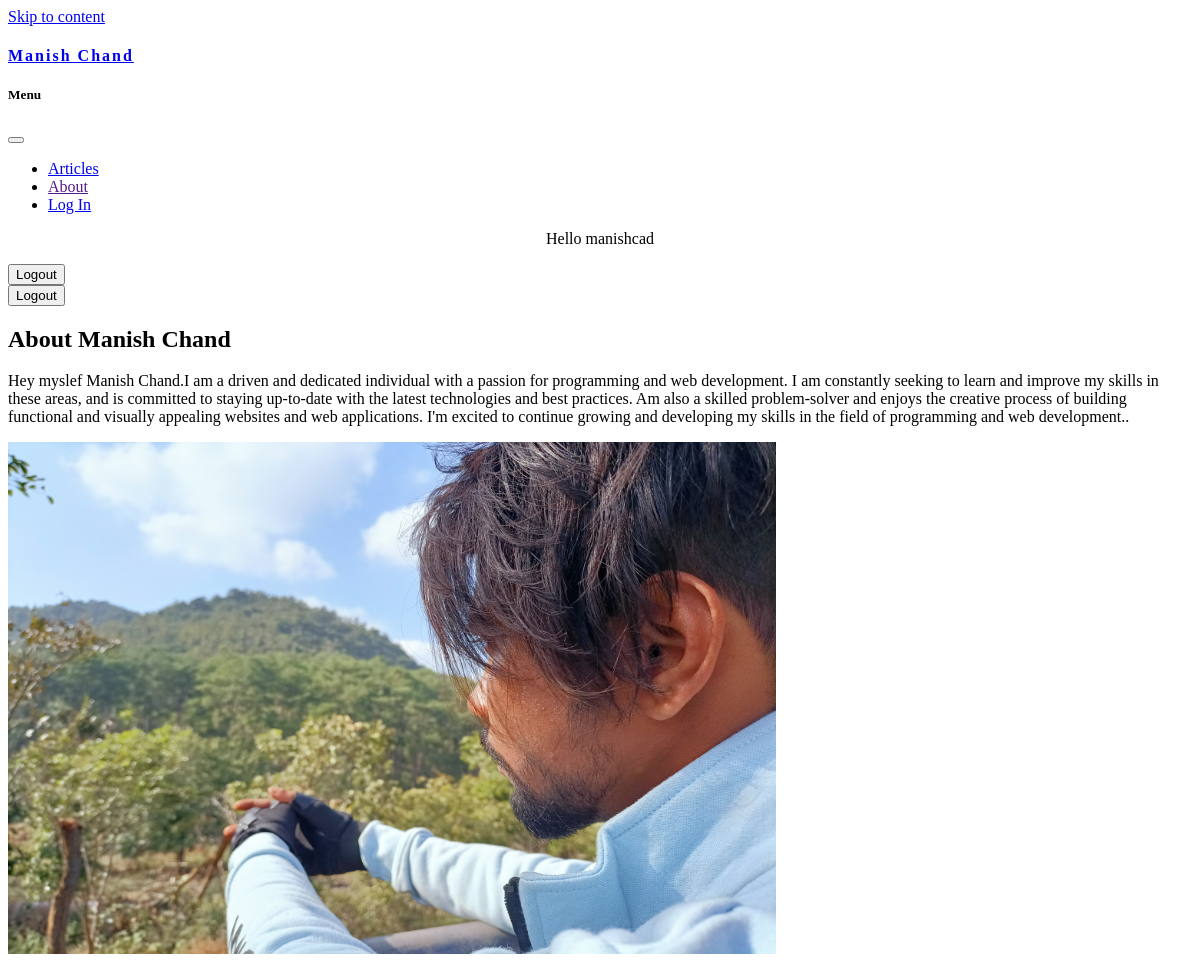
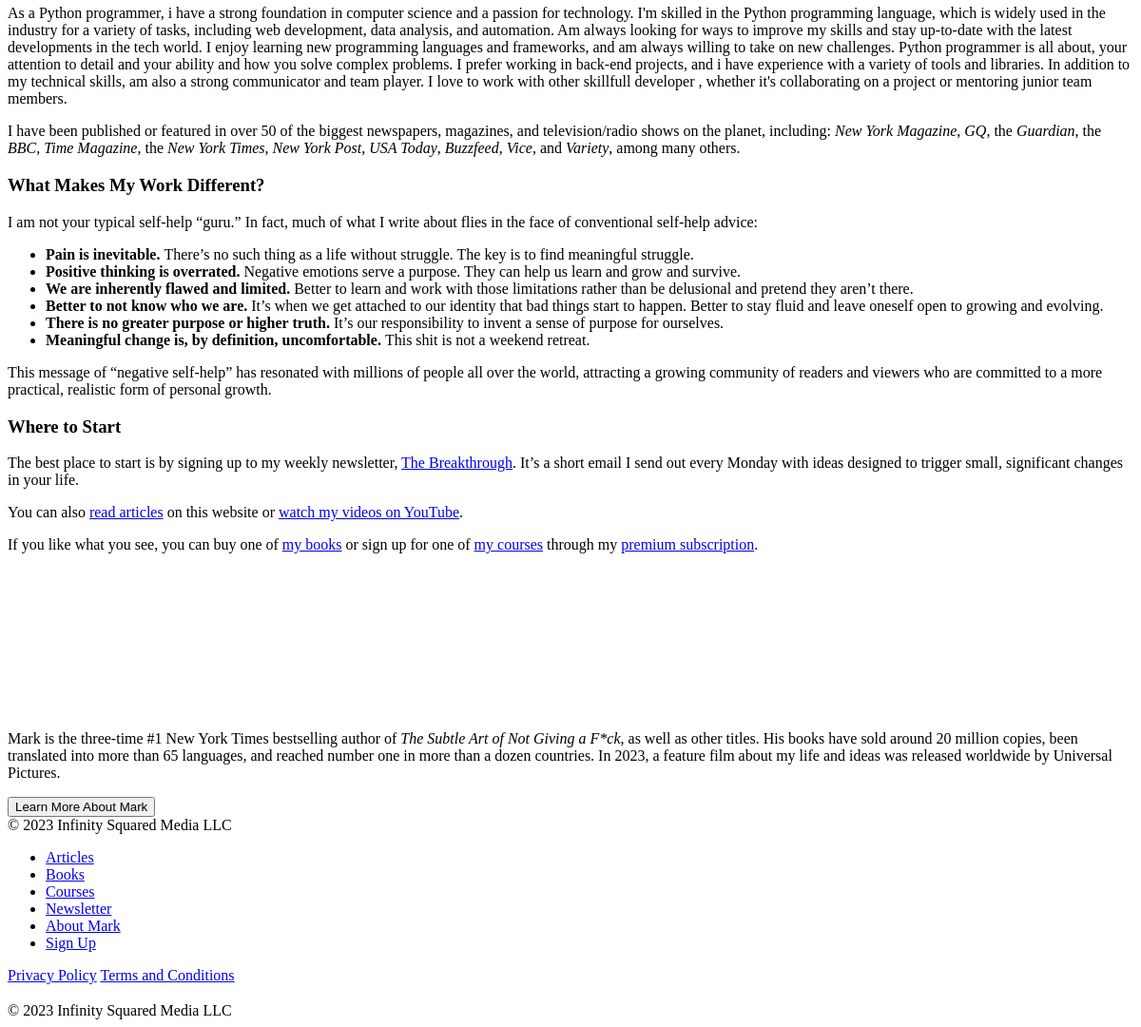
Page /about/22e4c753-f77b-43e4-9804-2f7dcde85164 (signed in) on the committed database (2 pictures, top to bottom).
### Article/models.py (models this page shows, shortened)
class Base_model(models.Model):
    uid = models.UUIDField(
        default=uuid.uuid4, editable=False, primary_key=True)
    created = models.DateTimeField(auto_now_add=True)
    updated = models.DateTimeField(auto_now=True)
    class Meta:
        abstract = True

class Author(Base_model):
    name = models.CharField(max_length=100)
    about = models.TextField(blank=True, null=True)
    image = models.ImageField(upload_to="author_image")
    paragraph1 = models.TextField(blank=True, null=True)
    paragraph2 = models.TextField(blank=True, null=True)
    facebook_link = models.URLField(blank=True, null=True)
    instagram_link = models.URLField(blank=True, null=True)
    twitter_link = models.URLField(blank=True, null=True)

### Article/views.py (the view)
# urls.py: path("about/<str:pk>", views.about, name="About"),
def about(request, pk):
    author = Author.objects.filter(uid=pk).first()
    context = {"author": author}
    return render(request, "about.html", context)

### templates/about.html (shortened to what this page needs)
{% extends 'base.html' %}
{% block content %}
<main id="primary" class="site-main site-main--page-with-hero">
    <article id="post-15944" class="post-15944 page type-page status-publish hentry">
        <div class="hero-section">
            <h1>About {{author.name}}</h1>		<p>{{author.about}}.</p>	</div>
        <div class="entry-content">
    <p><img decoding="async" src="{{author.image.url}}" alt="" width="768" height="512" class="aligncenter size-medium_large wp-image-395539" data-lazy-srcset="{{author.image.url}}" data-lazy-sizes="(max-width: 768px) 100vw, 768px" data-lazy-src="{{author.image.url}}" /></p>
    <p>{{author.paragraph1}}</p>
    <p>I have been published or featured in over 50 of the biggest newspapers, magazines, and television/radio shows on the planet, including: <em>New York Magazine</em>, <em>GQ</em>, the <em>Guardian</em>, the <em>BBC</em>, <em>Time Magazine</em>, the <em>New York Times</em>, <em>New York Post</em>, <em>USA Today</em>, <em>Buzzfeed</em>, <em>Vice</em>, and <em>Variety</em>, among many others.</p>
    <h3>What Makes My Work Different?</h3>
    <p>I am not your typical self-help “guru.” In fact, much of what I write about flies in the face of conventional self-help advice:</p>
    <ul>
    <li><strong>Pain is inevitable. </strong>There’s no such thing as a life without struggle. The key is to find meaningful struggle.</li>
    <li><strong>Positive thinking is overrated. </strong>Negative emotions serve a purpose. They can help us learn and grow and survive.</li>
    <li><strong>We are inherently flawed and limited. </strong>Better to learn and work with those limitations rather than be delusional and pretend they aren’t there.</li>
    <li><strong>Better to not know who we are. </strong>It&#8217;s when we get attached to our identity that bad things start to happen. Better to stay fluid and leave oneself open to growing and evolving.</li>
    <li><strong>There is no greater purpose or higher truth. </strong>It’s our responsibility to invent a sense of purpose for ourselves.</li>
    <li><strong>Meaningful change is, by definition, uncomfortable. </strong>This shit is not a weekend retreat.</li>
    </ul>
    <p>This message of &#8220;negative self-help&#8221; has resonated with millions of people all over the world, attracting a growing community of readers and viewers who are committed to a more practical, realistic form of personal growth.</p>
    <h3>Where to Start</h3>
    <p>The best place to start is by signing up to my weekly newsletter, <a href="https://markmanson.net/breakthrough">The Breakthrough</a>. It’s a short email I send out every Monday with ideas designed to trigger small, significant changes in your life.</p>
    <p>You can also <a href="https://markmanson.net/articles">read articles</a> on this website or <a href="https://www.youtube.com/@iammarkmanson">watch my videos on YouTube</a>.</p>
    <p>If you like what you see, you can buy one of <a href="https://markmanson.net/books">my books</a> or sign up for one of <a href="https://markmanson.net/courses">my courses</a> through my <a href="https://markmanson.net/subscribe">premium subscription</a>.</p>
        </div>
    </article>
        </main>
{% endblock %}

### templates/navbar.html
<header id="masthead" class="site-header">
    <div class="site-header__inside">
        <div class="site-branding">
            <a href="{% url 'Home' %}" rel="home"><h4 style="letter-spacing: 2px;">Manish Chand</h4></noscript></a>
        </div>
        <nav id="site-navigation" class="main-navigation">
            <h5 class="mobile-menu-heading">Menu</h5>
            <button class="menu-toggle" aria-controls="primary-menu" aria-expanded="false"></button>
            <div class="main-navigation__links">
                <div class="menu-nav-container"><ul id="primary-menu" class="menu"><li id="menu-item-17057" class="menu-item menu-item-type-custom menu-item-object-custom current-menu-item menu-item-17057"><a href="/articles" aria-current="page">Articles</a></li>
<li id="menu-item-208641" class="menu-item menu-item-type-custom menu-item-object-custom menu-item-208641"><a href="">About</a></li>
{% if request.user.is_authenticated %}
<li id="menu-item-346679" class="nav-login-link menu-item menu-item-type-custom menu-item-object-custom menu-item-346679"><a href="{% url 'Login' %}">Log In</a></li>
{% endif %}
</ul></div>											<div class="membership-links membership-links--logged-out">
                        {% if not request.user.is_authenticated %}
                        <a href="{% url 'Login' %}" class="membership-links__login-link">Log In</a>
                        <a href="" class="membership-links__sign-up-link"><button class="button--secondary">Sign Up</button></a>
                        <div class="membership-links__mobile-sign-up-container">
                            <a href="" class="membership-links__mobile-sign-up-link"><button class="button--secondary">Sign Up</button></a>
                        </div>
                        {% else %}
                        <p style="margin-top: 12px; text-align: center;">Hello {{request.user}}</p>
                        <a href="{% url 'Logout' %}" class="membership-links__sign-up-link"><button class="button--secondary">Logout</button></a>
                        <div class="membership-links__mobile-sign-up-container">
                            <a href="{% url 'Logout' %}" class="membership-links__mobile-sign-up-link"><button class="button--secondary">Logout</button></a>
                        </div>
                        {% endif %}
                    </div>
                                </div>
        </nav>
    </div>
</header>

### templates/base.html (style rules this page uses)
body { --wp--preset--color--black: #000000;--wp--preset--color--cyan-bluish-gray: #abb8c3;--wp--preset--color--white: #ffffff;--wp--preset--color--pale-pink: #f78da7;--wp--preset--color--vivid-red: #cf2e2e;--wp--preset--color--luminous-vivid-orange: #ff6900;--wp--preset--color--luminous-vivid-amber: #fcb900;--wp--preset--color--light-green-cyan: #7bdcb5;--wp--preset--color--vivid-green-cyan: #00d084;--wp--preset--color--pale-cyan-blue: #8ed1fc;--wp--preset--color--vivid-cyan-blue: #0693e3;--wp--preset--color--vivid-purple: #9b51e0;--wp--preset--gradient--vivid-cyan-blue-to-vivid-purple: linear-gradient(135deg,rgba(6,147,227,1) 0%,rgb(155,81,224) 100%);--wp--preset--gradient--light-green-cyan-to-vivid-green-cyan: linear-gradient(135deg,rgb(122,220,180) 0%,rgb(0,208,130) 100%);--wp--preset--gradient--luminous-vivid-amber-to-luminous-vivid-orange: linear-gradient(135deg,rgba(252,185,0,1) 0%,rgba(255,105,0,1) 100%);--wp--preset--gradient--luminous-vivid-orange-to-vivid-red: linear-gradient(135deg,rgba(255,105,0,1) 0%,rgb(207,46,46) 100%);--wp--preset--gradient--very-light-gray-to-cyan-bluish-gray: linear-gradient(135deg,rgb(238,238,238) 0%,rgb(169,184,195) 100%);--wp--preset--gradient--cool-to-warm-spectrum: linear-gradient(135deg,rgb(74,234,220) 0%,rgb(151,120,209) 20%,rgb(207,42,186) 40%,rgb(238,44,130) 60%,rgb(251,105,98) 80%,rgb(254,248,76) 100%);--wp--preset--gradient--blush-light-purple: linear-gradient(135deg,rgb(255,206,236) 0%,rgb(152,150,240) 100%);--wp--preset--gradient--blush-bordeaux: linear-gradient(135deg,rgb(254,205,165) 0%,rgb(254,45,45) 50%,rgb(107,0,62) 100%);--wp--preset--gradient--luminous-dusk: linear-gradient(135deg,rgb(255,203,112) 0%,rgb(199,81,192) 50%,rgb(65,88,208) 100%);--wp--preset--gradient--pale-ocean: linear-gradient(135deg,rgb(255,245,203) 0%,rgb(182,227,212) 50%,rgb(51,167,181) 100%);--wp--preset--gradient--electric-grass: linear-gradient(135deg,rgb(202,248,128) 0%,rgb(113,206,126) 100%);--wp--preset--gradient--midnight: linear-gradient(135deg,rgb(2,3,129) 0%,rgb(40,116,252) 100%);--wp--preset--duotone--dark-grayscale: url('#wp-duotone-dark-grayscale');--wp--preset--duotone--grayscale: url('#wp-duotone-grayscale');--wp--preset--duotone--purple-yellow: url('#wp-duotone-purple-yellow');--wp--preset--duotone--blue-red: url('#wp-duotone-blue-red');--wp--preset--duotone--midnight: url('#wp-duotone-midnight');--wp--preset--duotone--magenta-yellow: url('#wp-duotone-magenta-yellow');--wp--preset--duotone--purple-green: url('#wp-duotone-purple-green');--wp--preset--duotone--blue-orange: url('#wp-duotone-blue-orange');--wp--preset--font-size--small: 13px;--wp--preset--font-size--medium: 20px;--wp--preset--font-size--large: 36px;--wp--preset--font-size--x-large: 42px;--wp--preset--spacing--20: 0.44rem;--wp--preset--spacing--30: 0.67rem;--wp--preset--spacing--40: 1rem;--wp--preset--spacing--50: 1.5rem;--wp--preset--spacing--60: 2.25rem;--wp--preset--spacing--70: 3.38rem;--wp--preset--spacing--80: 5.06rem; }

### rows in the picture
Author: name "Manish Chand", about "Hey myslef Manish Chand.I am a driven and dedicated individual with a passion for programming and web development. I am constantly seeking to learn and improve my skills in these areas, and is committed to staying up-to-date with the latest technologies and best practices. Am also a skilled problem-solver and enjoys the creative process of building functional and visually appealing websites and web applications. I'm excited to continue growing and developing my skills in the field of programming and web development.", image (picture), paragraph1 "As a Python programmer, i have a strong foundation in computer science and a passion for technology. I'm skilled in the Python programming language, which is widely used in the industry for a variety of tasks, including web development, data analysis, and automation. Am always looking for ways to improve my skills and stay up-to-date with the latest developments in the tech world. I enjoy learning new programming languages and frameworks, and am always willing to take on new challenges. Python programmer is all about, your attention to detail and your ability and how you solve complex problems. I prefer working in back-end projects, and i have experience with a variety of tools and…"

### other values in the picture
{{ request.user }} "manishcad"
